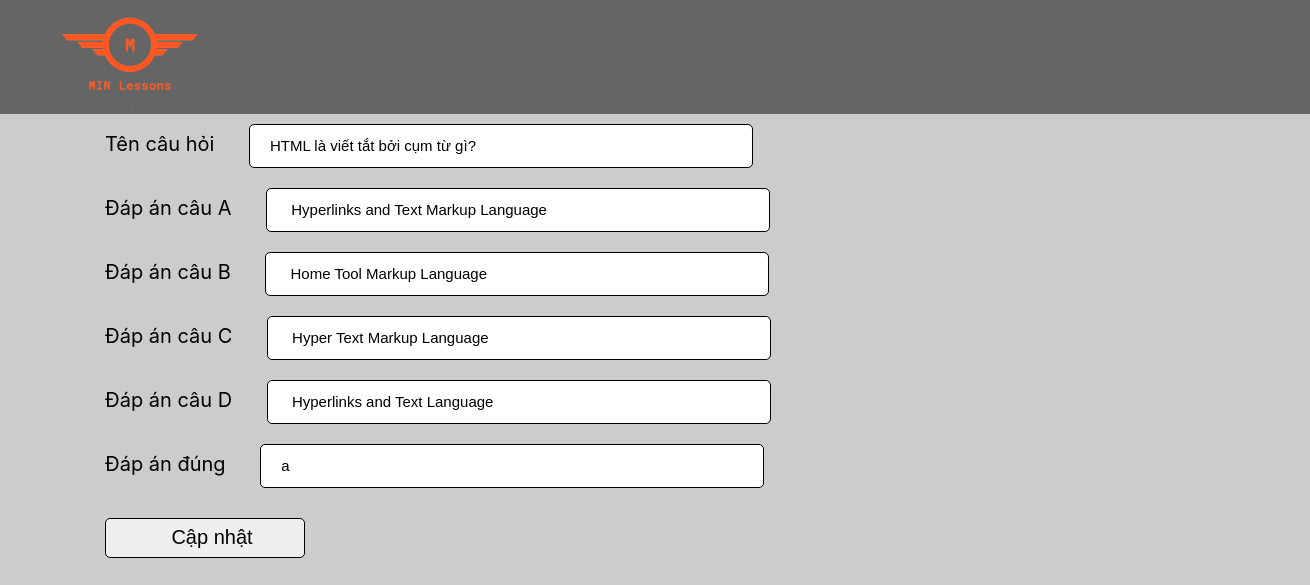
The page /giaovien/code_sua_tracnghiem.php?id=1 on the database its author committed.
### tables this page shows
CREATE TABLE `table_cauhoi` (
  `id` int(11) NOT NULL,
  `id_thanhvien` int(11) NOT NULL,
  `id_danhmuc_lv2` int(11) NOT NULL,
  `cauhoi` varchar(255) NOT NULL,
  `cau_a` varchar(255) NOT NULL,
  `cau_b` varchar(255) NOT NULL,
  `cau_c` varchar(255) NOT NULL,
  `cau_d` varchar(255) NOT NULL,
  `dapan` varchar(255) NOT NULL,
  `trangthai` int(11) NOT NULL
);

### giaovien/code_sua_tracnghiem.php (the view, shortened to what this page needs)
<!DOCTYPE html>
<html>
<head>
	<link rel="stylesheet" href="../scss/sua.css">
</head>
<body>
	<header class="header">
		<div class="inner">
			<div class="left">
				<a href="../index.php"><img src="../image/logo/logo_MIN_Lessons.png" width="150px"></a>
			</div>
		</div>
	</header>
	<main>
		<?php include '../database/config.php'; ?>
		<?php if(isset($_GET['id'])){
			if (!$conn) {
				die("Kết nối thất bại: " . mysqli_connect_error());
			}else{
				$id = $_GET['id'];
				$sql = "select * from table_cauhoi where id = $id";
				$list = $conn->query($sql);
				foreach ($list as $value);
			}
		}
				?>
		<?php if(!empty($value)){ ?>
			<div class="inner">
				<div id="soanbaigiang" class="content_tab_baigiang">
					<section class="info_profile">
						<form method="POST" enctype="multipart/form-data">
							<div class="wrap_baigiang">
								<label>Tên câu hỏi</label>
								<input type="text" name="cauhoi" value="<?= $value['cauhoi'] ?>">
							</div>
							<div class="wrap_baigiang">
								<label>Đáp án câu A</label>
								<input type="text" name="cau_a" value="<?= $value['cau_a'] ?>">
							</div>
							<div class="wrap_baigiang">
								<label>Đáp án câu B</label>
								<input type="text" name="cau_b" value="<?= $value['cau_b'] ?>">
							</div>
							<div class="wrap_baigiang">
								<label>Đáp án câu C</label>
								<input type="text" name="cau_c" value="<?= $value['cau_c'] ?>">
							</div>
							<div class="wrap_baigiang">
								<label>Đáp án câu D</label>
								<input type="text" name="cau_d" value="<?= $value['cau_d'] ?>">
							</div>
							<div class="wrap_baigiang">
								<label>Đáp án đúng</label>
								<input type="text" name="dapan" value="<?= $value['dapan'] ?>">
							</div>
							<input id="edit" type="submit" name="btnUpdate" value="Cập nhật">
						</form>
					</section>
				</div>
			</div>
		<?php } ?>
	</main>
</body>
</html>

### scss/sua.css (style rules this page uses)
body { background: rgba(0,0,0,0.2);margin: 0;padding: 0;box-sizing: border-box;font-family: medium-content-sans-serif-font, -apple-system, BlinkMacSystemFont, "Segoe UI", Roboto, Oxygen, Ubuntu, Cantarell, "Open Sans", "Helvetica Neue", sans-serif; }
header { width: 100%; }
main { padding-left: 100px; }
label { display: inline-block;font-size: 20px;padding-right: 30px; }
input { border-radius: 5px;outline: none;width: 40%;height: 40px;border:1px solid black;font-size: 15px;padding-left:20px;margin: 10px 0; }
#edit { width: 200px;font-size: 20px;margin: 20px 0; }
.header { background: rgba(0,0,0,0.5); }
.inner { width: 1200px;margin: 0 auto;position: relative; }

### rows shown on the page
table_cauhoi: cauhoi "HTML là viết tắt bởi cụm từ gì?", cau_a "Hyperlinks and Text Markup Language", cau_b "Home Tool Markup Language", cau_c "Hyper Text Markup Language", cau_d "Hyperlinks and Text Language", dapan "a"
